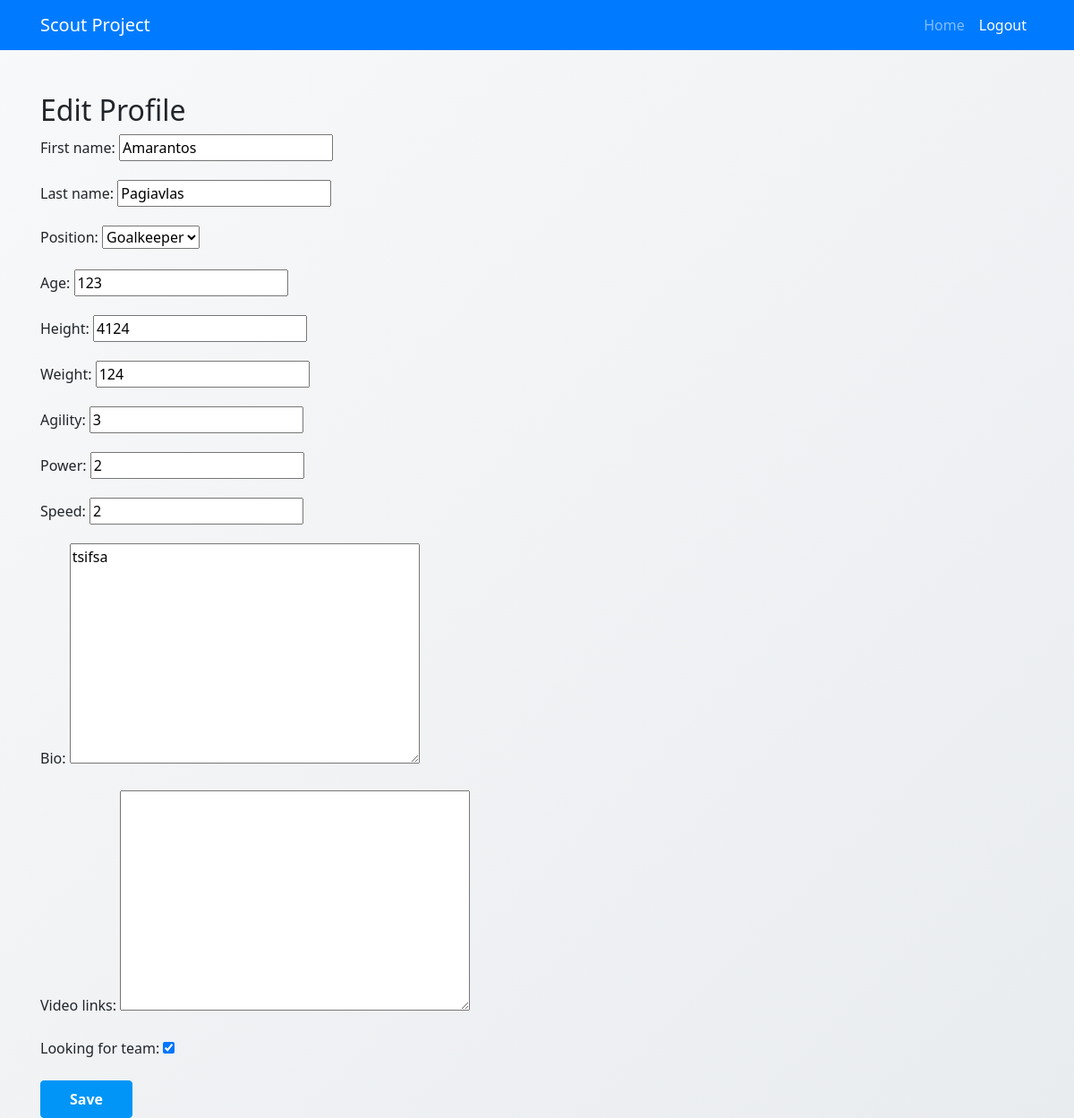
Page /scout_app/profile/edit/ (signed in) on the committed database.
### scout_app/models.py (models this page shows)
class PlayerProfile(models.Model):
    user = models.OneToOneField(CustomUser, on_delete=models.SET_NULL, null=True, blank=True)
    first_name = models.CharField(max_length=50)
    last_name = models.CharField(max_length=50)
    position = models.CharField(max_length=20, choices=[('Goalkeeper', 'Goalkeeper'), ('Defender', 'Defender'),
                                                         ('Midfielder', 'Midfielder'), ('Forward', 'Forward')])
    age = models.IntegerField(null=True, blank=True)
    height = models.IntegerField(null=True, blank=True)
    weight = models.IntegerField(null=True, blank=True)
    agility = models.IntegerField(null=True, blank=True)
    power = models.IntegerField(null=True, blank=True)
    speed = models.IntegerField(null=True, blank=True)
    strategy = models.IntegerField(null=True, blank=True)
    bio = models.TextField(null=True, blank=True)
    video_links = models.TextField(blank=True, null=True)
    looking_for_team = models.BooleanField(default=True)
    matches_played = models.IntegerField(default=0)
    goals_scored = models.IntegerField(default=0)
    assists = models.IntegerField(default=0)
    tackles = models.IntegerField(default=0)

### scout_app/views.py (the view)
# urls.py: path('profile/edit/', views.edit_profile, name='edit_profile'),
@login_required
def edit_profile(request):
    user = request.user
    try:
        if user.role == 'Player':
            profile = PlayerProfile.objects.get(user=user)
        else:
            profile = None
    except PlayerProfile.DoesNotExist:
        pass
    if request.method == 'POST' and require_POST(request.path):
        form = PlayerProfileForm(request.POST, instance=profile)
        if form.is_valid():
            form.save()
            messages.success(request, "Changes saved successfully.")
            return redirect('scout_app:dashboard')
        else:
            messages.error(request, "Error updating profile. Please check the fields.")
            return render(request, 'edit_profile.html', {'form': form})
    else:
        if profile:
            form = PlayerProfileForm(instance=profile)
            return render(request, 'edit_profile.html', {'form': form})
        else:
            return render(request, 'edit_profile.html', {'message': "No profile found."})

### scout_app/forms.py
class PlayerProfileForm(forms.ModelForm):
    class Meta:
        model = PlayerProfile
        fields = ['first_name', 'last_name', 'position', 'age', 'height', 'weight', 'agility', 'power', 'speed', 'bio', 'video_links', 'looking_for_team']

### scout_app/templates/edit_profile.html (shortened to what this page needs)
<!DOCTYPE html>
<html>
<head>
    {% load static %}
    <link rel="stylesheet" href="https://stackpath.bootstrapcdn.com/bootstrap/4.5.2/css/bootstrap.min.css">
    <link rel="stylesheet" type="text/css" href="{% static 'styles.css' %}">
</head>
<body>
    <nav class="navbar navbar-expand-lg navbar-dark bg-primary">
        <div class="container">
          <a class="navbar-brand" href="{% url 'home' %}">Scout Project</a>
          <div class="collapse navbar-collapse" id="navbarNav">
            <ul class="navbar-nav ml-auto">
              <li class="nav-item">
                <a class="nav-link" href="{% url 'home' %}">Home</a>
              </li>
              <li class="nav-item active">
                <a class="nav-link" href="{% url 'logout' %}">Logout</a>
              </li>
            </ul>
          </div>
        </div>
      </nav>
    <div class="container mt-5">
        <h2>Edit Profile</h2>
        <form method="post" class="needs-validation" novalidate>
            {{ form.as_p }}
            <button type="submit" class="btn btn-primary">Save</button>
        </form>
    </div>
</body>
</html>

### scout_app/static/styles.css (style rules this page uses)
:root { --primary-color: #2c3e50; --secondary-color: #3498db; }
body { font-family: 'Segoe UI', Tahoma, Geneva, Verdana, sans-serif; background: linear-gradient(135deg, #f8f9fa 0%, #e9ecef 100%); min-height: 100vh; }
.btn-primary { background-color: #3498db; padding: 0.75rem; transition: all 0.3s ease-in-out; }
.btn-primary { background-color: #0095f6; border-color: #0095f6; padding: 0.5rem 2rem; font-weight: 600; border-radius: 4px; }

### rows in the picture
PlayerProfile: first_name "Amarantos", last_name "Pagiavlas", position "Goalkeeper", age "123", height "4124", weight "124", agility "3", power "2", speed "2", bio "tsifsa", looking_for_team "☑"
